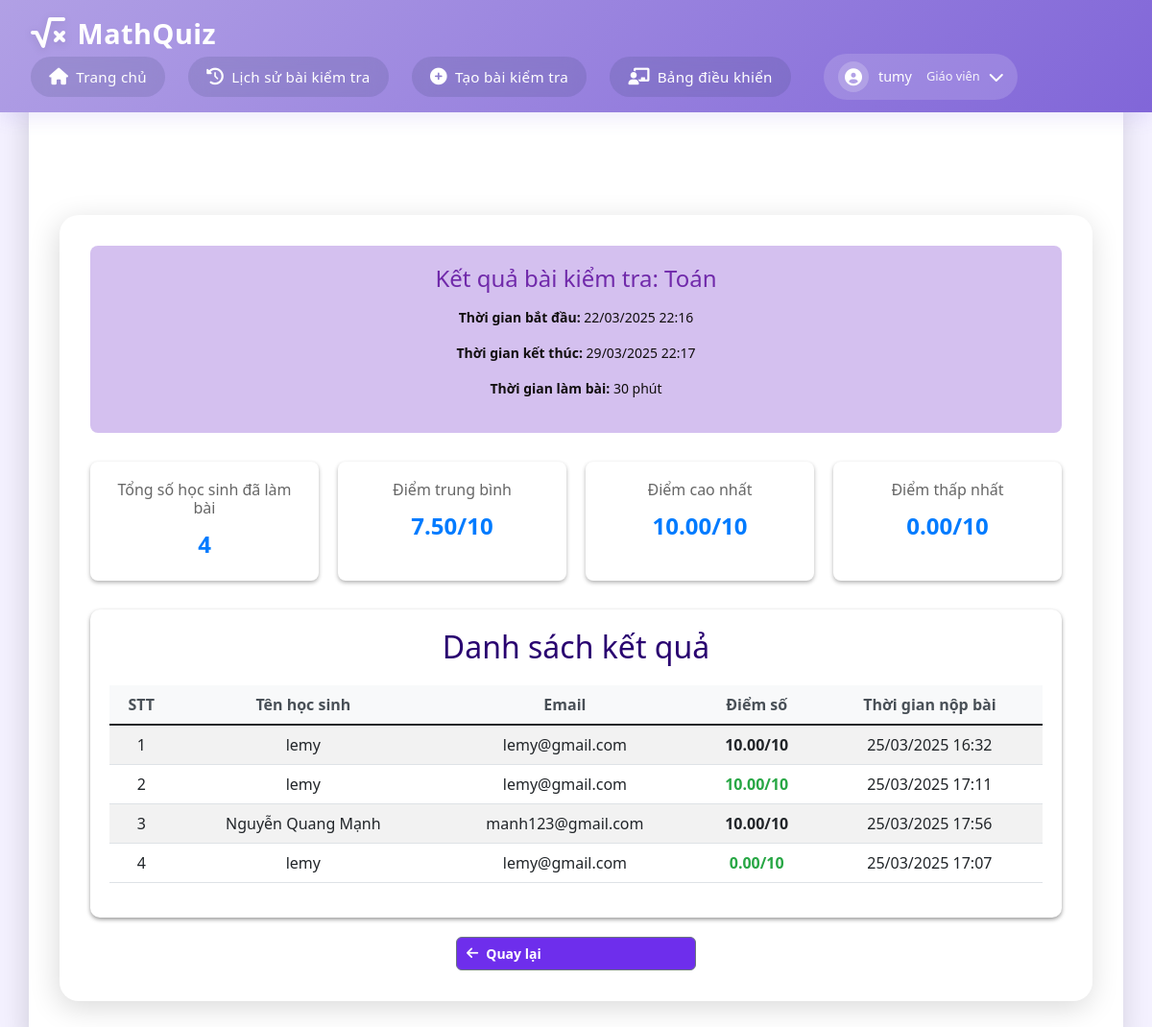
The page /quiz/4/results (signed in) on the database as committed earlier.
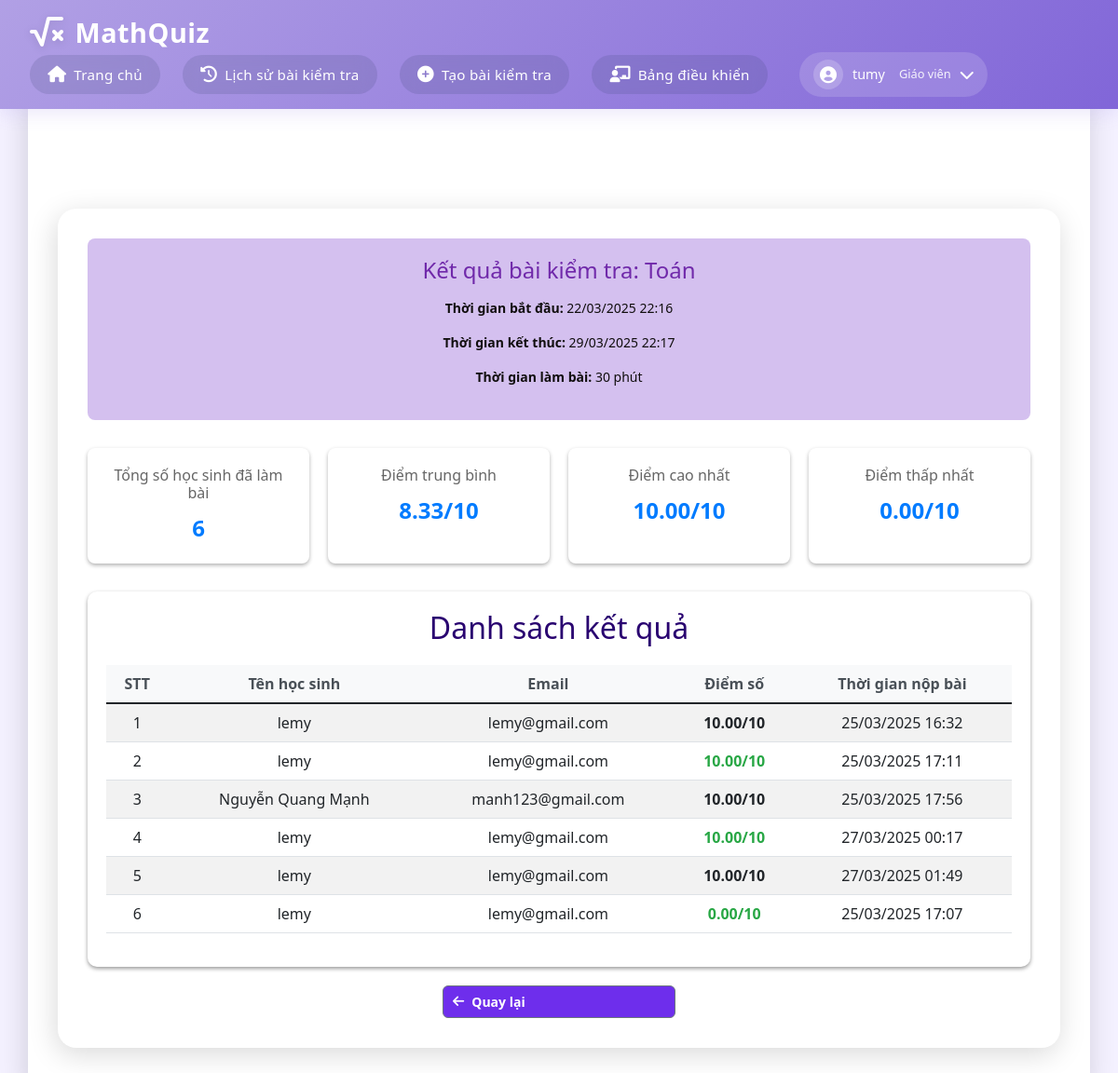
The same page on the database as committed later.
### app.py (models this page shows)
class Quiz(db.Model):
    id = db.Column(db.Integer, primary_key=True)
    title = db.Column(db.String(200), nullable=False)
    teacher_id = db.Column(db.Integer, db.ForeignKey('user.id'), nullable=False)
    start_time = db.Column(db.DateTime, nullable=False)
    end_time = db.Column(db.DateTime, nullable=False)
    duration = db.Column(db.Integer, nullable=False)  # in minutes
    questions = db.relationship('Question', backref='quiz', lazy=True)
    teacher = db.relationship('User', backref='quizzes', lazy=True)

class QuizResult(db.Model):
    id = db.Column(db.Integer, primary_key=True)
    quiz_id = db.Column(db.Integer, db.ForeignKey('quiz.id'), nullable=False)
    student_id = db.Column(db.Integer, db.ForeignKey('user.id'), nullable=False)
    score = db.Column(db.Float, nullable=False)
    submitted_at = db.Column(db.DateTime, nullable=False, default=datetime.now)
    quiz = db.relationship('Quiz', backref='results', lazy=True)
    student = db.relationship('User', backref='quiz_results', lazy=True)

class User(db.Model):
    id = db.Column(db.Integer , primary_key=True)
    email = db.Column(db.String(120), unique=True, nullable=False)
    username = db.Column(db.String(80), unique=True, nullable=False)
    password = db.Column(db.String(120), nullable=False)
    role = db.Column(db.String(20), nullable=False)  # 'teacher' or 'student'

### app.py (the view)
@app.route('/quiz/<int:quiz_id>/results')
def quiz_results(quiz_id):
    if 'user_id' not in session or session['role'] != 'teacher':
        flash('Bạn không có quyền truy cập trang này!')
        return redirect(url_for('home'))
    quiz = Quiz.query.get_or_404(quiz_id)
    if quiz.teacher_id != session['user_id']:
        flash('Bạn không có quyền xem kết quả bài kiểm tra này!')
        return redirect(url_for('manage_quizzes'))
    results = QuizResult.query.filter_by(quiz_id=quiz_id)\
        .join(User, QuizResult.student_id == User.id)\
        .order_by(QuizResult.score.desc())\
        .all()
    return render_template('quiz_results.html', quiz=quiz, results=results)

### templates/quiz_results.html (shortened to what this page needs)
{% extends "base.html" %}
{% block content %}
<div class="container">
    <div class="quiz-header">
        <h1>Kết quả bài kiểm tra: {{ quiz.title }}</h1>
        <div class="quiz-info">
            <p><strong>Thời gian bắt đầu:</strong> {{ quiz.start_time.strftime('%d/%m/%Y %H:%M') }}</p>
            <p><strong>Thời gian kết thúc:</strong> {{ quiz.end_time.strftime('%d/%m/%Y %H:%M') }}</p>
            <p><strong>Thời gian làm bài:</strong> {{ quiz.duration }} phút</p>
        </div>
    </div>
    <div class="results-summary">
        <div class="summary-card">
            <h3>Tổng số học sinh đã làm bài</h3>
            <p class="summary-number">{{ results|length }}</p>
        </div>
        <div class="summary-card">
            <h3>Điểm trung bình</h3>
            <p class="summary-number">
                {% if results %}
                    {{ "%.2f"|format(results|map(attribute='score')|sum / results|length) }}/10
                {% else %}
                    0/10
                {% endif %}
            </p>
        </div>
        <div class="summary-card">
            <h3>Điểm cao nhất</h3>
            <p class="summary-number">
                {% if results %}
                    {{ "%.2f"|format(results|map(attribute='score')|max) }}/10
                {% else %}
                    0/10
                {% endif %}
            </p>
        </div>
        <div class="summary-card">
            <h3>Điểm thấp nhất</h3>
            <p class="summary-number">
                {% if results %}
                    {{ "%.2f"|format(results|map(attribute='score')|min) }}/10
                {% else %}
                    0/10
                {% endif %}
            </p>
        </div>
    </div>
    <div class="results-table">
        <h2>Danh sách kết quả</h2>
        {% if results %}
            <div class="table-responsive">
                <table class="table table-striped">
                    <thead>
                        <tr>
                            <th>STT</th>
                            <th>Tên học sinh</th>
                            <th>Email</th>
                            <th>Điểm số</th>
                            <th>Thời gian nộp bài</th>
                        </tr>
                    </thead>
                    <tbody>
                        {% for result in results %}
                        <tr>
                            <td>{{ loop.index }}</td>
                            <td>{{ result.student.username }}</td>
                            <td>{{ result.student.email }}</td>
                            <td class="score-cell">{{ "%.2f"|format(result.score) }}/10</td>
                            <td>{{ result.submitted_at.strftime('%d/%m/%Y %H:%M') }}</td>
                        </tr>
                        {% endfor %}
                    </tbody>
                </table>
            </div>
        {% else %}
            <p class="no-results">Chưa có học sinh nào làm bài kiểm tra.</p>
        {% endif %}
    </div>
    <div class="action-buttons">
        <a href="{{ url_for('manage_quizzes') }}" class="btn btn-secondary">
            <i class="fas fa-arrow-left"></i> Quay lại
        </a>
    </div>
</div>
{% endblock %}

### templates/base.html (shortened to what this page needs)
<!DOCTYPE html>
<html lang="vi">
<head>
    <link rel="stylesheet" href="{{ url_for('static', filename='css/style.css') }}">
    <link rel="stylesheet" href="https://cdnjs.cloudflare.com/ajax/libs/font-awesome/6.0.0-beta3/css/all.min.css">
    <link href="https://cdn.jsdelivr.net/npm/bootstrap-icons/font/bootstrap-icons.css" rel="stylesheet">
    <link rel="stylesheet" href="https://cdn.jsdelivr.net/npm/bootstrap@5.1.3/dist/css/bootstrap.min.css">
</head>
<body>
    <nav class="navbar">
        <div class="logo">
            <i class="fas fa-square-root-alt"></i>
            MathQuiz
        </div>
        <div class="nav-links">
            <a href="{{ url_for('home') }}">
                <i class="fas fa-home"></i>
                Trang chủ
            </a>
            {% if 'user_id' in session %}
                <a href="{{ url_for('history') }}">
                    <i class="fas fa-history"></i>
                    Lịch sử bài kiểm tra
                </a>
                {% if session['role'] == 'teacher' %}
                    <a href="{{ url_for('create_quiz') }}">
                        <i class="fas fa-plus-circle"></i>
                        Tạo bài kiểm tra
                    </a>
                    <a href="{{ url_for('teacher_dashboard') }}">
                        <i class="fas fa-chalkboard-teacher"></i>
                        Bảng điều khiển
                    </a>
                {% endif %}
                <div class="user-profile-nav">
                    <button class="profile-trigger" onclick="toggleProfileMenu()">
                        <div class="profile-avatar">
                            <i class="fas fa-user-circle"></i>
                        </div>
                        <span class="profile-name">{{ session['username'] }}</span>
                        <span class="profile-role">
                            {% if session['role'] == 'teacher' %}
                                Giáo viên
                            {% else %}
                                Học sinh
                            {% endif %}
                        </span>
                        <i class="fas fa-chevron-down"></i>
                    </button>
                </div>
            {% endif %}
        </div>
    </nav>
    <div class="container">
        {% block content %}{% endblock %}
    </div>
</body>
</html>

### static/css/style.css (style rules this page uses)
:root { --primary-color: #9370DB; --secondary-color: #B19CD9; --background-color: linear-gradient(135deg, #9370DB, #9c83ca, #F8F8FF); --text-color: #333; }
* { margin: 0; padding: 0; box-sizing: border-box; }
html, body { height: 100%; margin: 0; display: flex; flex-direction: column; }
body { font-family: Arial, sans-serif; background-color: var(--background-color); color: var(--text-color); line-height: 1.6; height: 100%; width: 100%; margin: 0; }
.logo { font-size: 30px; font-weight: bold; display: flex; align-items: center; gap: 8px; color: #2c027a; }
.container { width: 100%; text-align: center; margin: 30px auto; }
.navbar { background-color: var(--primary-color); padding: 1rem 2rem; display: flex; justify-content: space-between; align-items: center; box-shadow: 0 2px 4px rgba(0,0,0,0.1); }
.btn { background-color: #9370DB; color: white; padding: 0.8rem 1.5rem; border: none; border-radius: 4px; cursor: pointer; font-size: 1rem; transition: background-color 0.3s; text-decoration: none; display: inline-block; }
.action-buttons { margin-top: 1rem; display: flex; justify-content: center; gap: 8px; max-width: 250px; margin: 0 auto; }
.action-buttons .btn { flex: 1; padding: 6px 10px; font-size: 14px; font-weight: 600; border-radius: 6px; transition: all 0.2s ease-in-out; text-decoration: none; text-align: center; }
.action-buttons .btn:first-child { background-color: #007bff; color: white; }
.action-buttons .btn:last-child { background-color: #28a745; color: white; }
.btn { width: 300px; padding: 12px; font-size: 18px; color: #fff; background-color: #007bff; border: none; border-radius: 4px; cursor: pointer; }
.btn-secondary { width: auto; background-color: #6e2eec !important; }
p { margin-top: 20px; color: #110e0e; text-align: center; }

### templates/base.html (style rules this page uses)
:root { --primary-color: #b1a0e5; --secondary-color: #8166d8; --background-color: #F4F1FF; --text-color: #333; --shadow: rgba(112, 87, 219, 0.15); }
body { margin: 0; padding: 0; min-height: 100vh; background: var(--background-color); font-family: 'Segoe UI', system-ui, -apple-system, sans-serif; color: var(--text-color); display: flex; flex-direction: column; }
.navbar { background: linear-gradient(135deg, var(--primary-color), var(--secondary-color)); padding: 0.8rem 2rem; box-shadow: 0 4px 20px var(--shadow); position: fixed; width: 100%; top: 0; z-index: 1000; }
.logo { font-size: 1.8rem; font-weight: 600; color: white; text-decoration: none; display: flex; align-items: center; gap: 12px; letter-spacing: 0.5px; }
.logo i { font-size: 2rem; filter: drop-shadow(0 2px 4px rgba(0,0,0,0.1)); }
.nav-links { display: flex; align-items: center; gap: 1.5rem; }
.nav-links a { color: white; text-decoration: none; padding: 0.6rem 1.2rem; border-radius: 50px; font-size: 0.95rem; font-weight: 500; letter-spacing: 0.3px; display: flex; align-items: center; gap: 8px; transition: all 0.3s ease; background: rgba(51, 64, 100, 0.15); backdrop-filter: blur(10px); }
.nav-links a i { font-size: 1.1rem; }
.container { margin-top: 6rem; margin-bottom: 15px; padding: 2rem; background: white; border-radius: 20px; box-shadow: -2px 7px 30px rgb(0 0 0 / 15%); flex: 1; }
.user-profile-nav { position: relative; margin-left: 10px; }
.profile-trigger { display: flex; align-items: center; gap: 10px; background: rgba(255, 255, 255, 0.15); border: none; padding: 8px 15px; border-radius: 50px; color: white; cursor: pointer; transition: all 0.3s ease; }
.profile-avatar { width: 32px; height: 32px; border-radius: 50%; background: rgba(255, 255, 255, 0.2); display: flex; align-items: center; justify-content: center; }
.profile-avatar i { font-size: 18px; color: white; }
.profile-name { font-weight: 500; font-size: 0.9rem; }
.profile-role { font-size: 0.8rem; opacity: 0.9; margin-left: 5px; }

Rows that differ between the two databases and show on the page:
added QuizResult: student.username "lemy", student.email "lemy@gmail.com", score "10.00", submitted_at "27/03/2025 00:17"
added QuizResult: student.username "lemy", student.email "lemy@gmail.com", score "10.00", submitted_at "27/03/2025 01:49"
Other text that changed with them:
{{ results|length }}: "4" → "6"
{{ "%.2f"|format(results|map(attribute='score')|sum / results|length) }}: "7.50" → "8.33"
